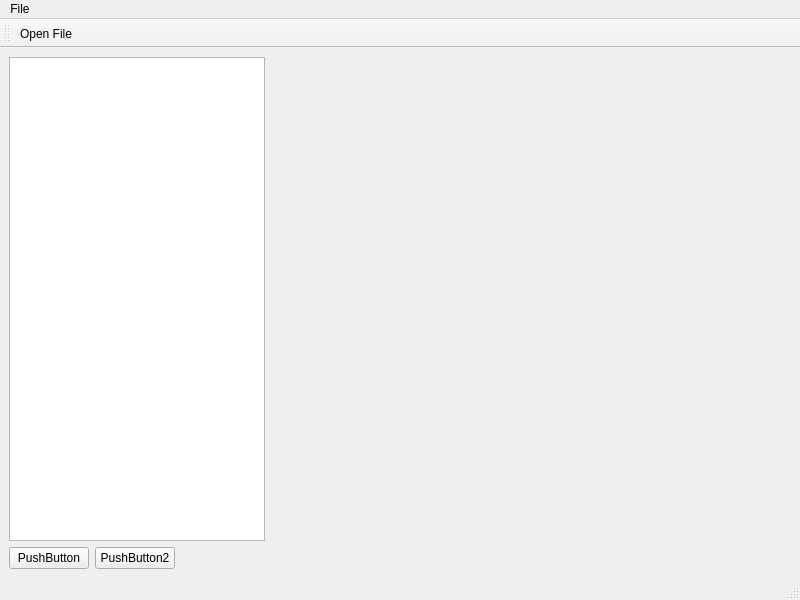
<?xml version="1.0" encoding="UTF-8"?>
<ui version="4.0">
 <class>MainWindow</class>
 <widget class="QMainWindow" name="MainWindow">
  <property name="geometry">
   <rect>
    <x>0</x>
    <y>0</y>
    <width>800</width>
    <height>600</height>
   </rect>
  </property>
  <property name="windowTitle">
   <string>MainWindow</string>
  </property>
  <widget class="QWidget" name="centralwidget">
   <layout class="QVBoxLayout" name="verticalLayout">
    <item>
     <layout class="QHBoxLayout" name="horizontalLayout">
      <item>
       <widget class="QTreeView" name="treeView">
        <property name="sizePolicy">
         <sizepolicy hsizetype="Fixed" vsizetype="Expanding">
          <horstretch>0</horstretch>
          <verstretch>0</verstretch>
         </sizepolicy>
        </property>
        <property name="contextMenuPolicy">
         <enum>Qt::ActionsContextMenu</enum>
        </property>
       </widget>
      </item>
      <item>
       <widget class="QVTKOpenGLNativeWidget" name="vtkWidget" native="true">
        <property name="sizePolicy">
         <sizepolicy hsizetype="Expanding" vsizetype="Preferred">
          <horstretch>0</horstretch>
          <verstretch>0</verstretch>
         </sizepolicy>
        </property>
       </widget>
      </item>
     </layout>
    </item>
    <item>
     <layout class="QHBoxLayout" name="horizontalLayout_2">
      <item>
       <widget class="QPushButton" name="pushButton_2">
        <property name="text">
         <string>PushButton</string>
        </property>
       </widget>
      </item>
      <item>
       <widget class="QPushButton" name="pushButton">
        <property name="text">
         <string>PushButton2</string>
        </property>
       </widget>
      </item>
      <item>
       <spacer name="horizontalSpacer">
        <property name="orientation">
         <enum>Qt::Horizontal</enum>
        </property>
        <property name="sizeHint" stdset="0">
         <size>
          <width>40</width>
          <height>20</height>
         </size>
        </property>
       </spacer>
      </item>
     </layout>
    </item>
   </layout>
  </widget>
  <widget class="QMenuBar" name="menubar">
   <property name="geometry">
    <rect>
     <x>0</x>
     <y>0</y>
     <width>800</width>
     <height>25</height>
    </rect>
   </property>
   <widget class="QMenu" name="menuFile">
    <property name="title">
     <string>File</string>
    </property>
    <addaction name="actionOpen_File"/>
   </widget>
   <addaction name="menuFile"/>
  </widget>
  <widget class="QStatusBar" name="statusbar"/>
  <widget class="QToolBar" name="toolBar">
   <property name="windowTitle">
    <string>toolBar</string>
   </property>
   <attribute name="toolBarArea">
    <enum>TopToolBarArea</enum>
   </attribute>
   <attribute name="toolBarBreak">
    <bool>false</bool>
   </attribute>
   <addaction name="actionOpen_File"/>
  </widget>
  <action name="actionOpen_File">
   <property name="icon">
    <iconset resource="icons.qrc">
     <normaloff>:/icons/fileopen.png</normaloff>:/icons/fileopen.png</iconset>
   </property>
   <property name="text">
    <string>Open File</string>
   </property>
   <property name="menuRole">
    <enum>QAction::NoRole</enum>
   </property>
  </action>
  <action name="actionItem_Options">
   <property name="text">
    <string>Item Options</string>
   </property>
   <property name="toolTip">
    <string>Item Options</string>
   </property>
   <property name="menuRole">
    <enum>QAction::NoRole</enum>
   </property>
  </action>
  <action name="actionDelete_Item">
   <property name="text">
    <string>Delete Item</string>
   </property>
   <property name="menuRole">
    <enum>QAction::NoRole</enum>
   </property>
  </action>
 </widget>
 <customwidgets>
  <customwidget>
   <class>QVTKOpenGLNativeWidget</class>
   <extends>QWidget</extends>
   <header>qvtkopenglnativewidget.h</header>
   <container>1</container>
  </customwidget>
 </customwidgets>
 <resources>
  <include location="icons.qrc"/>
 </resources>
 <connections/>
</ui>
